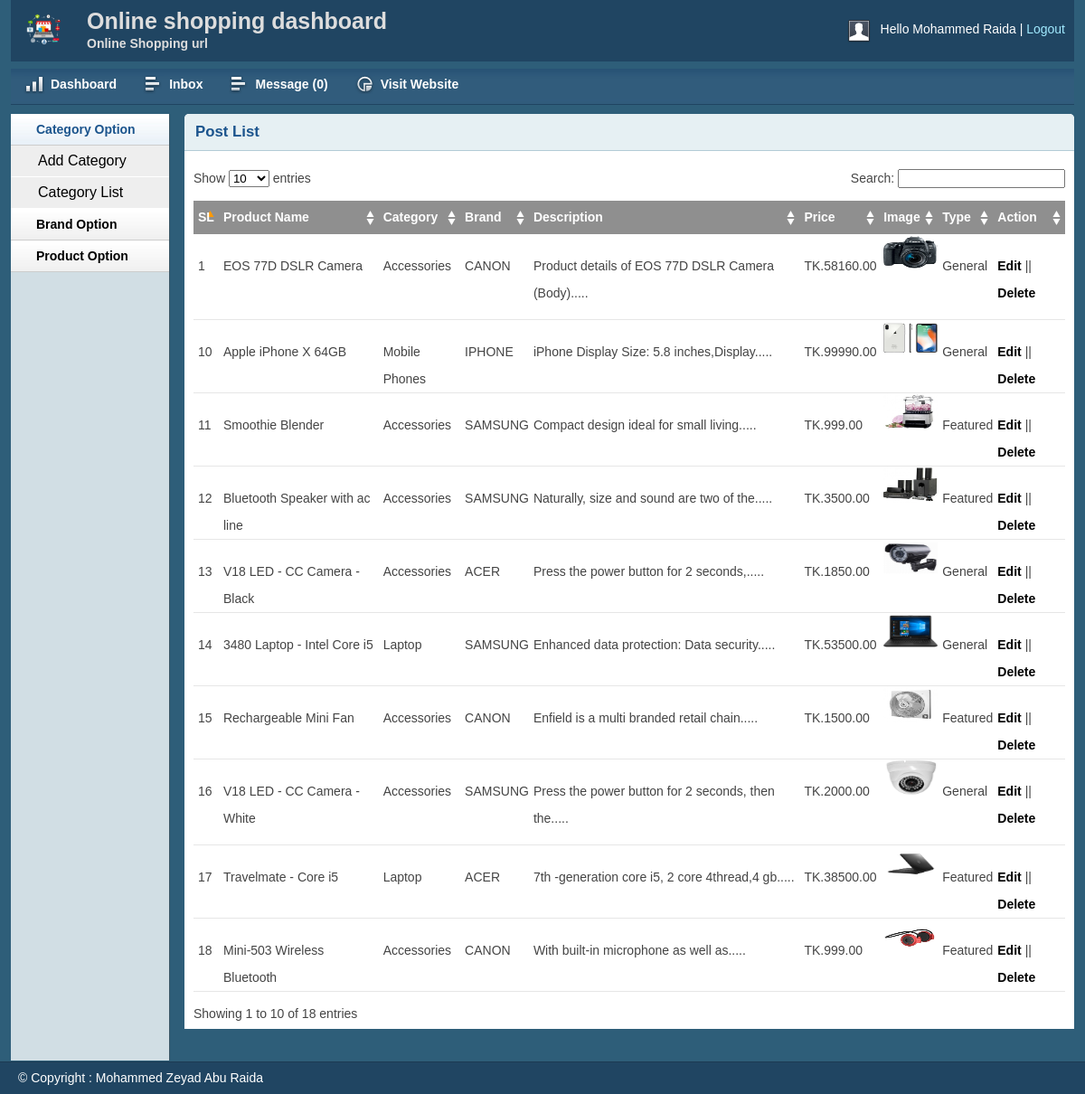
The page /admin/productlist.php (signed in) on the database its author committed.
### tables this page shows
CREATE TABLE `tbl_product` (
  `productId` int(11) NOT NULL,
  `productName` varchar(255) NOT NULL,
  `catId` int(11) NOT NULL,
  `brandId` int(11) NOT NULL,
  `body` text NOT NULL,
  `price` float(10, 2) NOT NULL,
  `image` varchar(255) NOT NULL,
  `type` tinyint(4) NOT NULL DEFAULT '0'
);

CREATE TABLE `tbl_category` (
  `catId` int(11) NOT NULL,
  `catName` varchar(255) NOT NULL
);

CREATE TABLE `tbl_brand` (
  `brandId` int(11) NOT NULL,
  `brandName` varchar(255) NOT NULL
);

### lib/Session.php (called while the page is built, shortened)
<?php
class Session{
 public static function get($key){
  if (isset($_SESSION[$key])) {
   return $_SESSION[$key];
  } else {
   return false;
  }
 }
}
?>

### lib/Database.php (called while the page is built, shortened)
<?php
Class Database{
 public $host   = DB_HOST;
 public $user   = DB_USER;
 public $pass   = DB_PASS;
 public $dbname = DB_NAME;
 public $link;
private function connectDB(){
 $this->link = new mysqli($this->host, $this->user, $this->pass,
  $this->dbname);
 }
public function select($query){
  $result = $this->link->query($query) or
   die($this->link->error.__LINE__);
  if($result->num_rows > 0){
    return $result;
  } else {
    return false;
  }
 }
}

### classess/Product.php (called while the page is built, shortened)
<?php
$filepath = realpath(dirname(__FILE__));
include_once ($filepath.'/../lib/Database.php');
include_once ($filepath.'/../helpers/Formate.php');
?>
<?php
class Product{
private $db;
	public function __construct()
	{
		$this->db = new Database();
	}
public function getAllProduct(){
$query = "SELECT p.*,c.catName,b.brandName
FROM tbl_product as p,tbl_category as c, tbl_brand as b
WHERE p.catId = c.catId AND p.brandId = b.brandId
ORDER BY p.productId DESC";
	$result = $this->db->select($query);
	return $result;
}
}
?>

### helpers/Formate.php (called while the page is built, shortened)
<?php
class Format{
 public function textShorten($text, $limit = 400){
  $text = $text. " ";
  $text = substr($text, 0, $limit);
  $text = substr($text, 0, strrpos($text, ' '));
  $text = $text.".....";
  return $text;
 }
}
?>

### admin/productlist.php (the view, shortened to what this page needs)
<?php include 'inc/header.php';?>
<?php include 'inc/sidebar.php';?>
<?php include '../classess/Product.php';?>
<?php include_once '../helpers/Formate.php';?>
<?php
$pd = new Product();
$fm = new Format();
?>
<div class="grid_10">
    <div class="box round first grid">
        <h2>Post List</h2>
        <div class="block">
            <table class="data display datatable" id="example">
			<thead>
				<tr>
					<th>SL</th>
					<th>Product Name</th>
					<th>Category</th>
					<th>Brand</th>
					<th>Description</th>
					<th>Price</th>
					<th>Image</th>
					<th>Type</th>
					<th>Action</th>
				</tr>
			</thead>
			<tbody>
				<?php
				$getPd = $pd->getAllProduct();
				if ($getPd) {
					$i = 0;
					while ($result = $getPd->fetch_assoc()) {
						$i++;
				?>
				<tr class="odd gradeX">
					<td><?php echo $i;?></td>
					<td><?php echo $result['productName'] ;?></td>
					<td><?php echo $result['catName'] ;?></td>
					<td><?php echo $result['brandName'] ;?></td>
					<td><?php echo $fm->textShorten($result['body'],50) ;?></td>
					<td>TK.<?php echo $result['price'] ;?></td>
					<td><img src="<?php echo $result['image'] ;?>" height="40px" width="60px" ></td>
					<td>
						<?php
						if ($result['type'] == 0) {
							echo "Featured";
						}else
						echo "General";
						?>
						</td>
					<td><a href="productedit.php?proid=<?php echo $result['productId'];?>">Edit</a> || <a onclick="return confirm('Are you sure to delete!')" href="?delpro=<?php echo $result['productId'];?>">Delete</a></td>
				</tr>
			<?php } } ?>
			</tbody>
		</table>
       </div>
    </div>
</div>
<?php include 'inc/footer.php';?>

### admin/inc/header.php (shortened to what this page needs)
<?php
include '../lib/Session.php';
include '../lib/Database.php';
include '../helpers/Formate.php';
?>
<?php
$db = new Database();
?>
<!DOCTYPE html>
<html>
<head>
    <link rel="stylesheet" type="text/css" href="css/reset.css" media="screen" />
    <link rel="stylesheet" type="text/css" href="css/text.css" media="screen" />
    <link rel="stylesheet" type="text/css" href="css/grid.css" media="screen" />
    <link rel="stylesheet" type="text/css" href="css/layout.css" media="screen" />
    <link rel="stylesheet" type="text/css" href="css/nav.css" media="screen" />
    <link href="css/table/demo_page.css" rel="stylesheet" type="text/css" />
</head>
<body>
    <div class="container_12">
        <div class="grid_12 header-repeat">
            <div id="branding">
                <div class="floatleft logo">
                    <img src="../admin/img/logoHeader.png" alt="Logo" />
				</div>
				<div class="floatleft middle">
					<h1>Online shopping dashboard</h1>
					<p>Online Shopping url</p>
				</div>
                <div class="floatright">
                    <div class="floatleft">
                        <img src="img/img-profile.jpg" alt="Profile Pic" /></div>
                    <div class="floatleft marginleft10">
                        <ul class="inline-ul floatleft">
                            <li>Hello <?php echo Session::get('adminName'); ?></li>
                            <li><a href="?action=logout">Logout</a></li>
                        </ul>
                    </div>
                </div>
            </div>
        </div>
        <div class="grid_12">
            <ul class="nav main">
                <li class="ic-dashboard"><a href="dashboard.php"><span>Dashboard</span></a> </li>
				<li class="ic-grid-tables"><a href="inbox.php"><span>Inbox</span></a></li>
                <li class="ic-grid-tables"><a href="message.php"><span>Message
       <?php
        $query = "select * from tbl_contact where status='0' order by id desc";
         $msg = $db->select($query);
         if ($msg) {
            $count = mysqli_num_rows($msg);
            echo "(".$count.")";
         } else{
            echo "(0)";
         }
        ?>
                </span></a></li>
                <li class="ic-charts"><a href="../" target="_blank"><span>Visit Website</span></a></li>
            </ul>
        </div>

### admin/inc/sidebar.php (shortened to what this page needs)
<div class="grid_2">
    <div class="box sidemenu">
        <div class="block" id="section-menu">
            <ul class="section menu">
                <li><a class="menuitem">Category Option</a>
                    <ul class="submenu">
                        <li><a href="catadd.php">Add Category</a> </li>
                        <li><a href="catlist.php">Category List</a> </li>
                    </ul>
                </li>
                <li><a class="menuitem">Brand Option</a>
                </li>
                <li><a class="menuitem">Product Option</a>
                </li>
            </ul>
        </div>
    </div>
</div>

### admin/inc/footer.php (shortened to what this page needs)
    </div>
    <div id="site_info">
        <p>
         &copy; Copyright : Mohammed Zeyad Abu Raida
        </p>
    </div>
</body>
</html>

### admin/css/text.css (style rules this page uses)
body { font: 13px/1.5 Tahoma, Helvetica, Arial, 'Liberation Sans', FreeSans, sans-serif; }
h1 { font-size: 25px; }
h2 { font-size: 23px; }
ul { list-style: square; }
li { margin-left: 30px; }
p, dl, hr, h1, h2, h3, h4, h5, h6, ol, ul, pre, table, address, fieldset { margin-bottom: 20px; }

### admin/css/grid.css (style rules this page uses)
.container_12, .container_16 { min-height: 620px; width: 100%; }
.grid_1, .grid_2, .grid_3, .grid_4, .grid_5, .grid_6, .grid_7, .grid_8, .grid_9, .grid_10, .grid_11, .grid_12, .grid_13, .grid_14, .grid_15, .grid_16 { display: inline; float: left; margin-left: 1%; margin-right: 1%; }
.container_12 .grid_12, .container_16 .grid_16 { width: 98%; }
.container_12 .grid_2 { width: 14.666%; }
.container_12 .grid_10 { width: 81.333%; }

### admin/css/layout.css (style rules this page uses)
body { background: #fff none repeat scroll 0 0; color: #444; font-size: 14px; padding: 0; }
.floatleft { float: left; }
.logo img { margin-top: -15px; width: 52px; }
.middle { margin-left: 22px; margin-top: -14px; }
.middle h1 { color: #ddd; margin: 0; }
.middle p { color: #ddd; margin: 0; font-weight: bold; }
.floatright { float: right; }
.inline-ul li { display: inline; color: #fff; }
.marginleft10 { margin-left: 10px; }
a { color: #000; font-weight: bold; text-decoration: none; }
.container_12, .container_16 { background: #2e5e79; }
h1, h2, h3, h4, h5, h6 { line-height: 1.2em; margin-bottom: 0.3em; }
h2 { margin-top: 1em; }
#branding { font-weight: normal; margin-bottom: 0; padding: 22px 10px 3px; text-align: left; }
.header-repeat { background: url(../img/header-repeat.jpg) repeat-x; }
#branding a { color: #a1eaff; font-weight: normal; }
#branding a:before { content: " | "; color: #fff; }
#branding ul, #branding ul li { margin: 0px; padding: 0px; }
#branding li { padding: 0px 0px 0px 0px !important; }
.box { background: #fff; margin-bottom: 20px; padding: 10px 10px 10px 10px; margin-left: -8px; }
.box.grid { padding-bottom: 40px; }
.box.round { -moz-border-radius: 5px 5px 0px 0px; -webkit-border-radius: 5px 5px 0px 0px; border-radius: 5px 5px 0px 0px; }
.box h2 { font-size: 1.2em; font-weight: bold; color: #1b548d; background: #e6f0f3; margin: -10px -10px 0 -10px; padding: 10px 12px; border-bottom: 1px solid #b3cbd6; -moz-border-radius: 5px 5px 0px 0px; -webkit-border-radius: 5px 5px 0px 0px; border-radius: 5px 5px 0px 0px; }
.box.first { min-height: 406px; }
.block { padding-top: 20px; }
.box.sidemenu { background-color: #d1dee4; border-right: 1px solid #3a5665; padding: 0px; margin: 0px; cursor: pointer; }
.box.sidemenu .block { padding-top: 0px; margin-top: 0px; }
p { margin-bottom: 1em; }
ul, ol { padding-top: 0; }
ul.menu { list-style: none; border-top: 1px solid #bbb; }
ul.menu li { margin: 0; }
ul.menu li a { display: block; padding: 4px 10px; border-bottom: 1px solid #ccc; }
ul.menu ul { list-style: none; margin: 0; }
ul.menu ul li a { padding-left: 30px; }
ul.section { border-top: 0; margin-bottom: 0; }
ul.section li a { background: url(../img/sidemenu-repeat.jpg) repeat-x; line-height: 26px; padding-left: 28px; }
ul.section li li a { background: #ddd; border-bottom: 1px solid #eee; }
ul.section ul li { text-transform: none; }
ul.section ul.current li a { background: #eee none repeat scroll 0 0; border-bottom: 1px solid #fff; font-size: 16px; font-weight: normal; }
ul.section li a.current { color: #1b548d; background: url(../img/sidemenu-repeat-hover.jpg) repeat-x; }
#site_info { color: #fff; background: #204562; border-top: 1px solid #1d3b53; padding-left: 20px; }
#site_info p { line-height: 35px; margin-bottom: 0px; }
.block { padding-bottom: 1px; }
table.display { margin: 0 auto; clear: both; width: 100%; }
.sorting_asc { background: #8f8f8f url(../img/table/sort_asc.png) no-repeat center right; padding: 8px 5px; text-align: left; color: #fff; }
.sorting { background: #8f8f8f url(../img/table/sort_both.png) no-repeat center right; padding: 8px 5px; text-align: left; color: #fff; }
tr.odd { height: 30px; line-height: 30px; border-bottom: 1px solid #e6e6e6; }
tr.even { height: 30px; line-height: 30px; border-bottom: 1px solid #e6e6e6; }
tr.odd td, tr.even td { padding-left: 5px; }

### rows shown on the page
tbl_product: productName "EOS 77D DSLR Camera", catId.catName "Accessories", brandId.brandName "CANON", body "Product details of EOS 77D DSLR Camera (Body).....", price "58160.00", image (picture), type "General"
tbl_product: productName "Apple iPhone X 64GB", catId.catName "Mobile Phones", brandId.brandName "IPHONE", body "iPhone Display Size: 5.8 inches,Display.....", price "99990.00", image (picture), type "General"
tbl_product: productName "Smoothie Blender", catId.catName "Accessories", brandId.brandName "SAMSUNG", body "Compact design ideal for small living.....", price "999.00", image (picture), type "Featured"
tbl_product: productName "Bluetooth Speaker with ac line", catId.catName "Accessories", brandId.brandName "SAMSUNG", body "Naturally, size and sound are two of the.....", price "3500.00", image (picture), type "Featured"
tbl_product: productName "V18 LED - CC Camera - Black", catId.catName "Accessories", brandId.brandName "ACER", body "Press the power button for 2 seconds,.....", price "1850.00", image (picture), type "General"
tbl_product: productName "3480 Laptop - Intel Core i5", catId.catName "Laptop", brandId.brandName "SAMSUNG", body "Enhanced data protection: Data security.....", price "53500.00", image (picture), type "General"
tbl_product: productName "Rechargeable Mini Fan", catId.catName "Accessories", brandId.brandName "CANON", body "Enfield is a multi branded retail chain.....", price "1500.00", image (picture), type "Featured"
tbl_product: productName "V18 LED - CC Camera - White", catId.catName "Accessories", brandId.brandName "SAMSUNG", body "Press the power button for 2 seconds, then the.....", price "2000.00", image (picture), type "General"
tbl_product: productName "Travelmate - Core i5", catId.catName "Laptop", brandId.brandName "ACER", body "7th -generation core i5, 2 core 4thread,4 gb.....", price "38500.00", image (picture), type "Featured"
tbl_product: productName "Mini-503 Wireless Bluetooth", catId.catName "Accessories", brandId.brandName "CANON", body "With built-in microphone as well as.....", price "999.00", image (picture), type "Featured"

### other values the page prints
Session::get('adminName') "Mohammed Raida"
